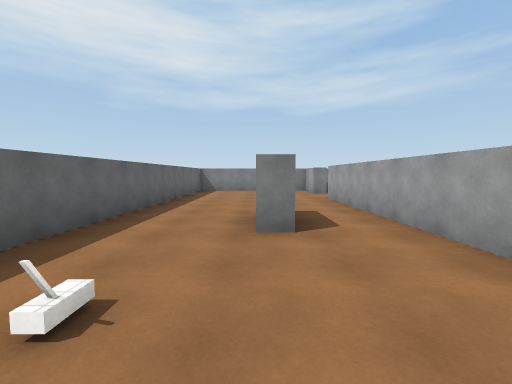
View 1 (above)

24 first-person views from a walk through a 3-D level made in the Unity game engine. The camera is 1.5 m above the floor, tilts 4° down and sees 90° across. The floor is counted in squares, 2 m on a side. Each view is taken from the middle of a square. On the plan, view 1 faces up. The plan holds only what a view shows up to about 9 squares ahead; the rest is blank. The place goes on beyond the plan. The player character is not drawn. Door leaves are left out, so doorways stand open. Surface patterns are stand-ins for the level's own textures.

View 2
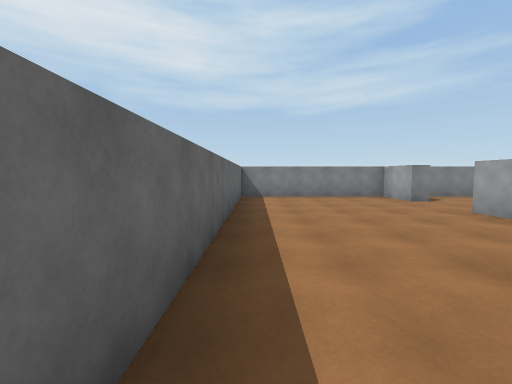

View 3
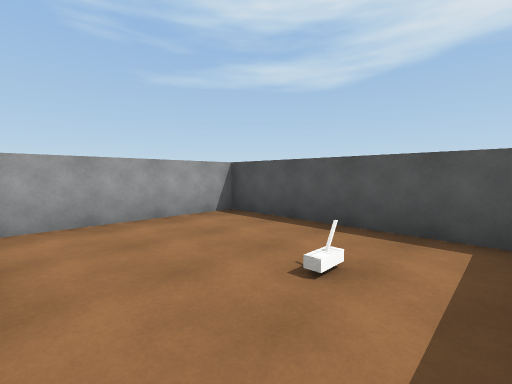

View 4
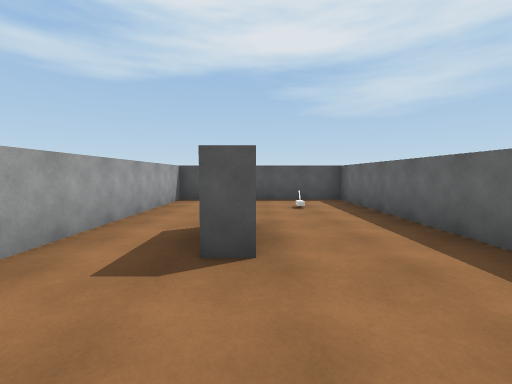

View 5
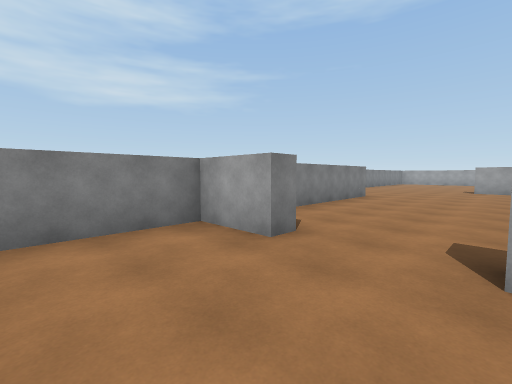

View 6
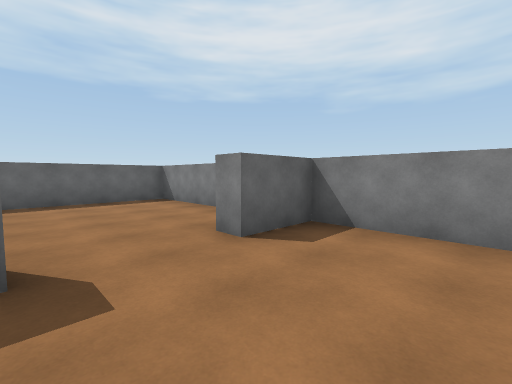

View 7
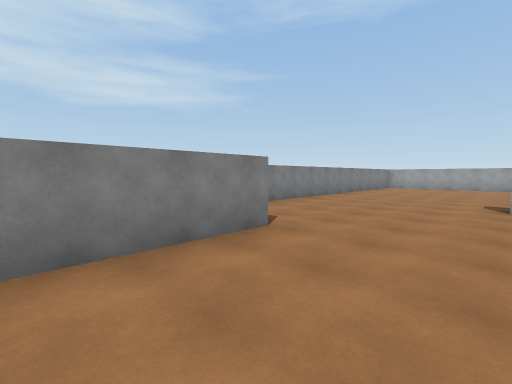

View 8
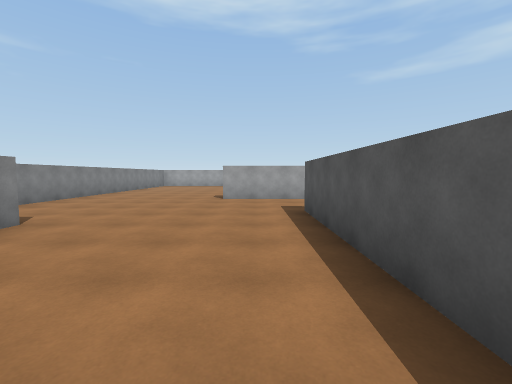

View 9
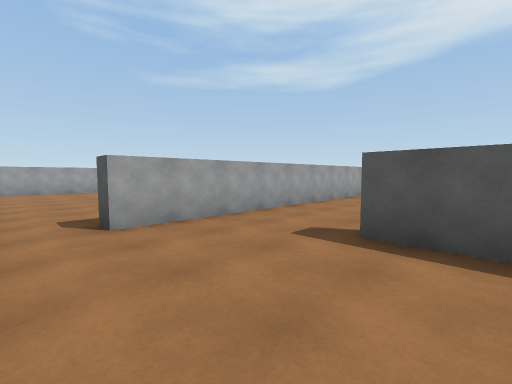

View 10
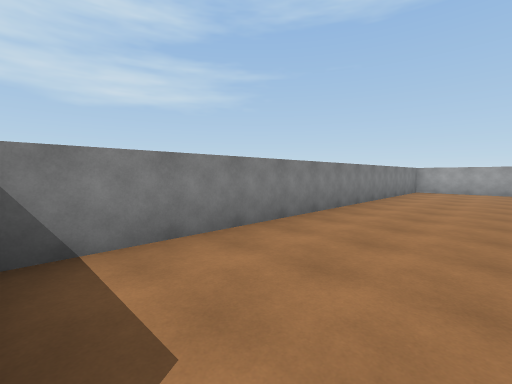

View 11
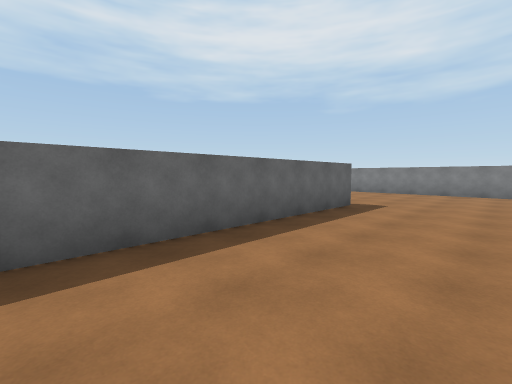

View 12
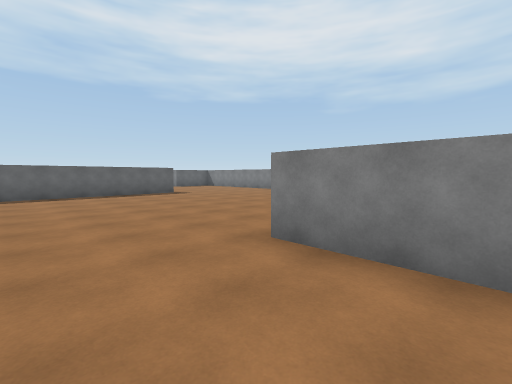

View 13
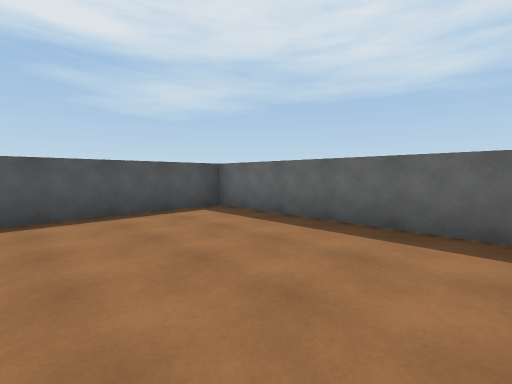

View 14
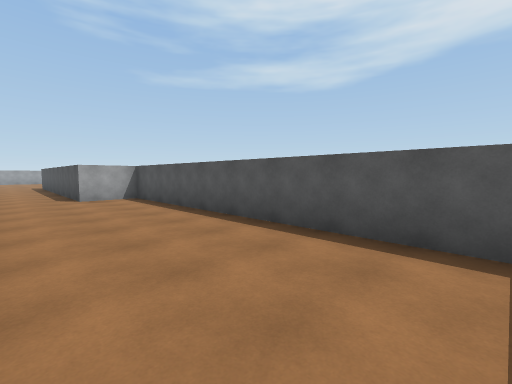

View 15
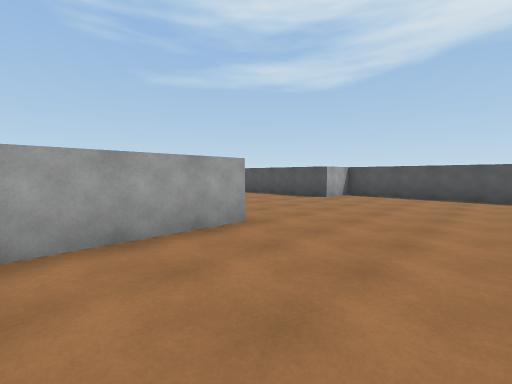

View 16
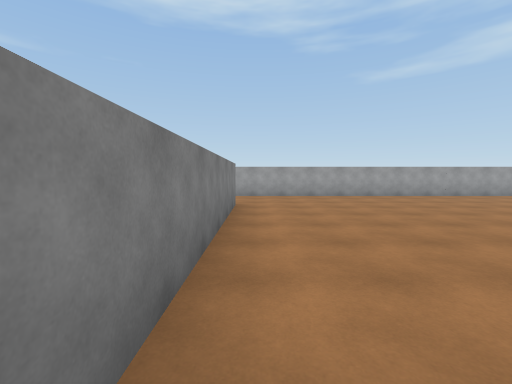

View 17
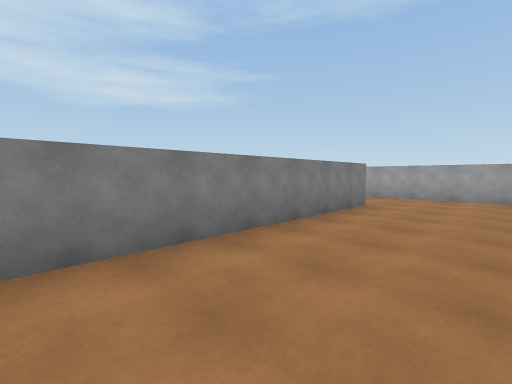

View 18
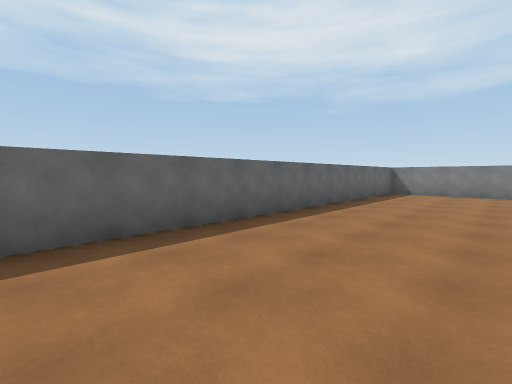

View 19
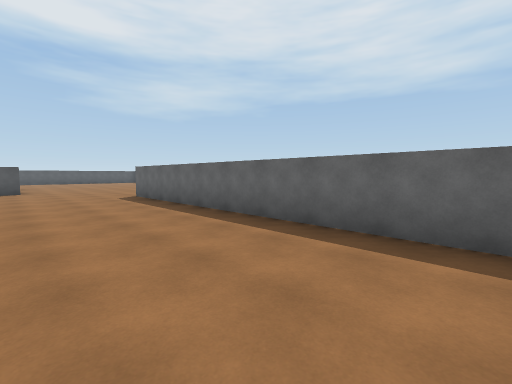

View 20
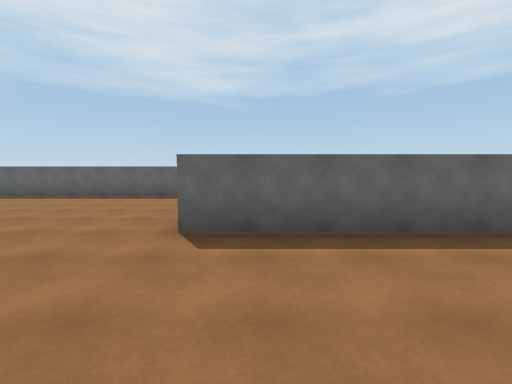

View 21
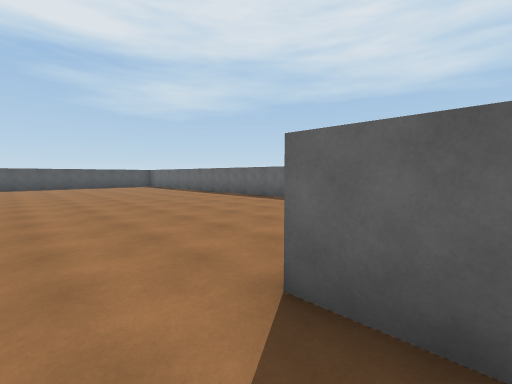

View 22
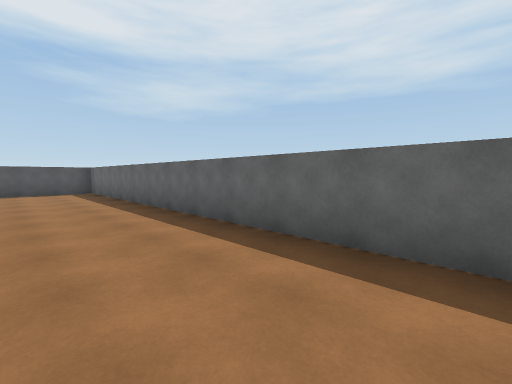

View 23
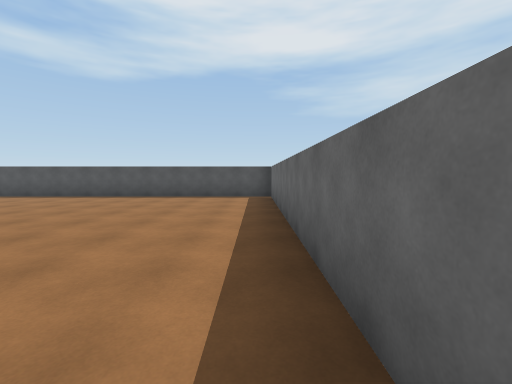

View 24
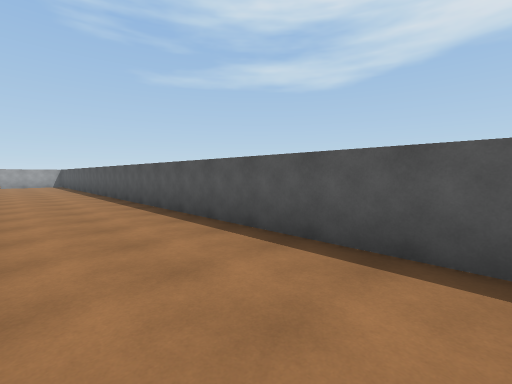

### Floor plan
Points are (right, up) in squares from view 1. A wall is a line through its corners. A room is listed if a view was taken in it or the views show most of it. See-through windows are left out.
Room 1 (views 1, 2, 3, 4, 5)
walls: (0, 4.8) (0.5, 4.8); (0.6, 3.2) (0, 3.2); (2.7, 10) (2.2, 10) (2.2, 11.5) (-2.5, 11.5) (-2.5, -0.5) (2.2, -0.5) (2.2, 8)
ways out: open door at (3, 9) to room 2
objects: other object (-1, 1)
Room 2 (views 6, 7, 8, 9, 10, 11, 12, 13, 14, 15)
walls: (12.7, 6.5) (12.7, 9) (13.3, 9) (13.3, 0) (22.2, 0) (22.2, 1.5) (23.5, 1.5); (19, 13.7) (8.9, 13.7); (8.9, 11.5) (2.7, 11.5) (2.7, 10); (23.1, 6.3) (21, 6.3) (21, 11.8); (5.9, 7) (10.2, 7)
ways out: open door at (3, 9) to room 1; opening at (11.5, 7) to room 3
Room 3 (views 16, 17, 18, 19, 20, 21, 22, 23, 24)
walls: (12.7, -2.9) (12.7, 6.5); (-2.5, -11.5) (-2.5, -24.5) (12.2, -24.5); (10.2, 6.5) (3.8, 6.5); (2.7, 5.5) (2.7, -10)
ways out: opening at (11.5, 7) to room 2

Where each view was taken, in squares from view 1:
view 1: 0 up, 0 right, facing up
view 2: 3 up, 2 left, facing up
view 3: 3 up, 2 left, facing down-right
view 4: 7 up, 0 right, facing down
view 5: 8 up, 0 right, facing up-right
view 6: 8 up, 5 right, facing up-left
view 7: 9 up, 6 right, facing up-right
view 8: 8 up, 5 right, facing right
view 9: 10 up, 9 right, facing down-right
view 10: 11 up, 9 right, facing up-right
view 11: 3 up, 16 right, facing up-left
view 12: 4 up, 23 right, facing up-left
view 13: 5 up, 17 right, facing down-left
view 14: 3 up, 14 right, facing down-right
view 15: 9 up, 18 right, facing down-right
view 16: 6 up, 4 right, facing right
view 17: 4 up, 4 right, facing up-right
view 18: 4 down, 6 right, facing up-left
view 19: 1 down, 6 right, facing down-left
view 20: 9 down, 6 right, facing left
view 21: 9 down, 4 right, facing down-left
view 22: 13 down, 0 right, facing down-left
view 23: 16 down, 2 left, facing down
view 24: 22 down, 2 right, facing down-right
